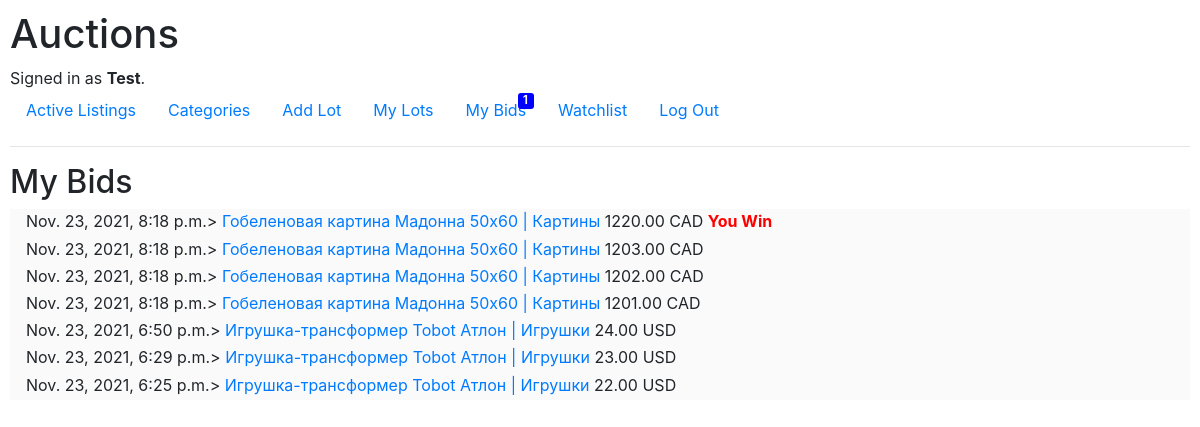
/bids (signed in), run on an earlier commit of the app's database.
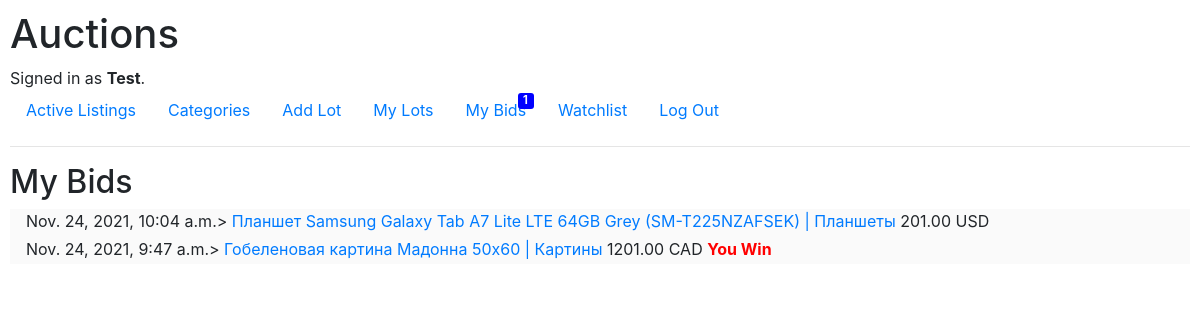
And on a later commit of the database.
### auctions/models.py (models this page shows, shortened)
class User(AbstractUser):
    pass

class Bid(models.Model):
    lot = models.ForeignKey(Lot, on_delete=models.CASCADE, related_name='bids')
    user = models.ForeignKey(User, on_delete=models.CASCADE, related_name='bids')
    amount = models.DecimalField(max_digits=6, decimal_places=2)
    status = models.IntegerField(default=0)
    created_at = models.DateTimeField(auto_now_add=True)

class Lot(models.Model):
    user = models.ForeignKey(User, on_delete=models.CASCADE, related_name='lots')
    title = models.CharField(max_length=256)
    description = models.TextField()
    min_amount = models.DecimalField(max_digits=6, decimal_places=2)
    currency = models.ForeignKey(Currency, on_delete=models.CASCADE, default='USD')
    image = models.CharField(max_length=256)
    category = models.ForeignKey(Category, on_delete=models.CASCADE, related_name='lots')
    state = models.IntegerField()
    created_at = models.DateTimeField(auto_now_add=True)
    updated_at = models.DateTimeField(auto_now=True)
    def __str__(self):
        return f"{self.title} | {self.category}"

class Category(models.Model):
    name = models.CharField(max_length=256)
    def __str__(self):
        return f"{self.name}"

class Currency(models.Model):
    name = models.CharField(max_length=3)
    def __str__(self):
        return f"{self.name}"

### auctions/views.py (the view)
# urls.py: path("bids", views.mybids, name="mybids"),
@login_required(login_url='/login')
def mybids(request):
    return render(request, "auctions/mybids.html", {
        "bids": Bid.objects.order_by('-created_at','lot_id','-amount').filter(user_id=request.user.id),
        "bids_notifications": getBidNotificationCount(request),
    })

### auctions/views.py (called while the page is built)
def getBidNotificationCount(request):
    return Notification.objects.filter(user_id=request.user.id, state=1, type=1).all().count()

### auctions/templates/auctions/mybids.html
{% extends "auctions/layout.html" %}
{% block body %}
    <h2>My Bids</h2>
    {% for bid in bids %}
        <div class="comment">
            {{ bid.created_at }}> <a href="{% url 'lot' bid.lot.id %}">{{ bid.lot }}</a>
            <span>{{ bid.amount }} {{ bid.lot.currency }}</span>
            {% if bid.status == 1%}
            <span class="you-win">You Win</span>
            {% endif %}
        </div>
    {% endfor %}
{% endblock %}

### auctions/templates/auctions/layout.html (shortened to what this page needs)
{% load static %}
<!DOCTYPE html>
<html lang="en">
    <head>
        <link rel="stylesheet" href="https://stackpath.bootstrapcdn.com/bootstrap/4.4.1/css/bootstrap.min.css">
        <link href="{% static 'auctions/styles.css' %}" rel="stylesheet">
    </head>
    <body>
        <h1>Auctions</h1>
        <div>
            {% if user.is_authenticated %}
                Signed in as <strong>{{ user.username }}</strong>.
            {% else %}
                Not signed in.
            {% endif %}
        </div>
        <ul class="nav">
            <li class="nav-item">
                <a class="nav-link" href="{% url 'index' %}">Active Listings</a>
            </li>
            <li class="nav-item">
                <a class="nav-link" href="{% url 'categories' %}">Categories</a>
            </li>
            {% if user.is_authenticated %}
                <li class="nav-item">
                    <a class="nav-link" href="{% url 'addlot' %}">Add Lot</a>
                </li>
                <li class="nav-item">
                    <a class="nav-link" href="{% url 'mylots' %}">My Lots</a>
                </li>
                <li class="nav-item">
                    <a class="nav-link" href="{% url 'mybids' %}">My Bids</a>
                    {% if bids_notifications > 0 %}
                    <a href="{% url 'read' %}">
                    <div id="msg-count">{{ bids_notifications }}</div>
                    </a>
                    {% endif %}
                </li>
                <li class="nav-item">
                    <a class="nav-link" href="{% url 'watchlist' %}">Watchlist</a>
                </li>
            {% endif %}
            {% if user.is_authenticated %}
                <li class="nav-item">
                    <a class="nav-link" href="{% url 'logout' %}">Log Out</a>
                </li>
            {% endif %}
        </ul>
        <hr>
        {% block body %}
        {% endblock %}
    </body>
</html>

### auctions/static/auctions/styles.css (style rules this page uses)
body { padding: 10px; }
div.comment { background-color: rgb(250,250,250); padding: 0 0 0.2rem 1rem; }
.you-win { font-weight: 700; color: red; }
#msg-count { width: 1rem; height: 1rem; background: blue; color: white; position: relative; top: -37px; left: 68px; text-align: center; line-height: 15px; margin: 0px 0 -16px 0; font-weight: 700; font-size: 0.7rem; border-radius: 3px; animation-duration: 0.3s; animation-name: count; animation-iteration-count: infinite; animation-direction: alternate; }

What changed in the data, as far as the page shows it:
removed Bid: created_at "Nov. 23, 2021, 8:18 p.m.", lot "Гобеленовая картина Мадонна 50х60 | Картины", amount "1220.00", lot.currency "CAD", status "You Win"
removed Bid: created_at "Nov. 23, 2021, 8:18 p.m.", lot "Гобеленовая картина Мадонна 50х60 | Картины", amount "1203.00", lot.currency "CAD"
removed Bid: created_at "Nov. 23, 2021, 8:18 p.m.", lot "Гобеленовая картина Мадонна 50х60 | Картины", amount "1202.00", lot.currency "CAD"
removed Bid: created_at "Nov. 23, 2021, 8:18 p.m.", lot "Гобеленовая картина Мадонна 50х60 | Картины", amount "1201.00", lot.currency "CAD"
removed Bid: created_at "Nov. 23, 2021, 6:50 p.m.", lot "Игрушка-трансформер Tobot Атлон | Игрушки", amount "24.00", lot.currency "USD"
removed Bid: created_at "Nov. 23, 2021, 6:29 p.m.", lot "Игрушка-трансформер Tobot Атлон | Игрушки", amount "23.00", lot.currency "USD"
removed Bid: created_at "Nov. 23, 2021, 6:25 p.m.", lot "Игрушка-трансформер Tobot Атлон | Игрушки", amount "22.00", lot.currency "USD"
added Bid: created_at "Nov. 24, 2021, 10:04 a.m.", lot "Планшет Samsung Galaxy Tab A7 Lite LTE 64GB Grey (SM-T225NZAFSEK) | Планшеты", amount "201.00", lot.currency "USD"
added Bid: created_at "Nov. 24, 2021, 9:47 a.m.", lot "Гобеленовая картина Мадонна 50х60 | Картины", amount "1201.00", lot.currency "CAD", status "You Win"
